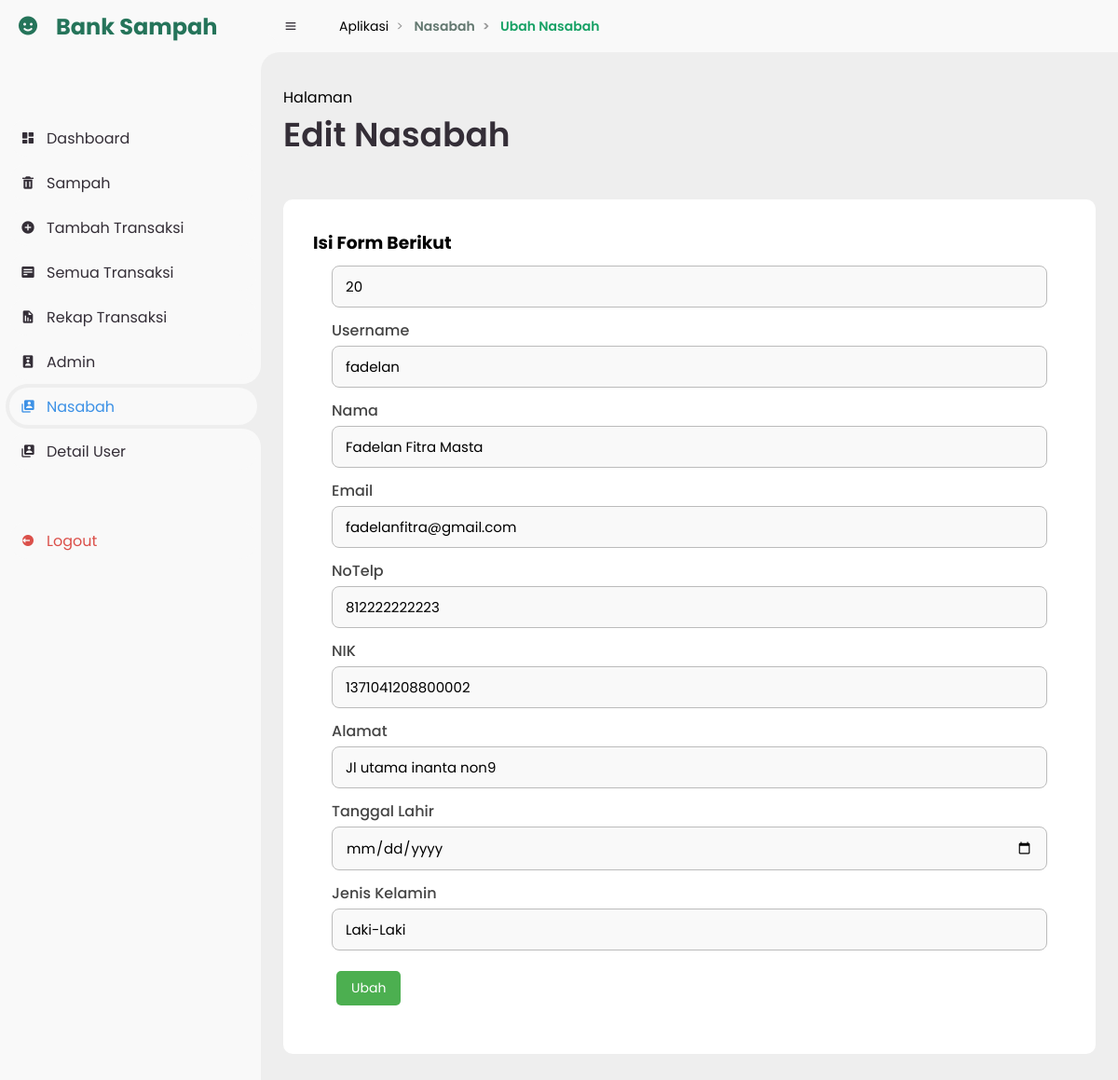
/index.php?page=ubah_nasabah&id=20 (signed in), run on the app's committed database.
### tables this page shows
CREATE TABLE `user` (
  `id` int(11) NOT NULL,
  `email` varchar(255) DEFAULT NULL,
  `username` varchar(255) NOT NULL,
  `password` varchar(255) NOT NULL,
  `nama` varchar(40) NOT NULL,
  `no_rek` varchar(10) NOT NULL,
  `notelp` varchar(200) DEFAULT NULL,
  `nik` varchar(200) DEFAULT NULL,
  `nip` varchar(20) DEFAULT NULL,
  `gol` varchar(10) DEFAULT NULL,
  `alamat` varchar(255) DEFAULT NULL,
  `tgl_lahir` date DEFAULT NULL,
  `kelamin` enum('Laki-Laki','Perempuan') NOT NULL,
  `bidang` varchar(100) DEFAULT NULL,
  `role` enum('admin','nasabah') NOT NULL,
  `created_at` datetime NOT NULL DEFAULT current_timestamp() ON UPDATE current_timestamp(),
  `frekuensi_menabung` int(11) DEFAULT 0,
  `terakhir_menabung` datetime DEFAULT NULL,
  `status` tinyint(1) DEFAULT 0,
  `verify_token` varchar(255) DEFAULT NULL,
  `verify_status` enum('pending','verified') DEFAULT 'pending'
);

### views/nasabah/ubah_nasabah.php (the view, shortened to what this page needs)
<?php
include_once __DIR__ . '/../layouts/sidebar.php';
function getUserById($id)
{
    global $koneksi;
    $id = (int)$id;
    $query = "SELECT * FROM user WHERE id = $id LIMIT 1";
    $result = mysqli_query($koneksi, $query) or die("Query gagal: " . mysqli_error($koneksi));
    return mysqli_fetch_assoc($result);
}
$id = (int)$_GET['id'];
$user = getUserById($id);
?>
<!DOCTYPE html>
<html lang="en">
<head>
    <link href='https://unpkg.com/boxicons@2.0.9/css/boxicons.min.css' rel='stylesheet'>
    <link rel="stylesheet" href="../../assets/css/style.css">
</head>
<body>
    <section id="content">
        <nav>
            <i class='bx bx-menu'></i>
            <?php include_once __DIR__ . '/../layouts/breadcrumb.php'; ?>
        </nav>
        <main>
            <div class="head-title">
                <div class="left">
                    <span>Halaman</span>
                    <h1>Edit Nasabah</h1>
                </div>
            </div>
            <div id="wrapper">
                <div class="main--content">
                    <div class="card--container">
                        <h3 class="main--title">Isi Form Berikut</h3>
                        <form method="POST" action="index.php?page=ubah_nasabah&id=<?= $user['id']; ?>">
                            <input type="text" placeholder="Masukkan ID Project" name="id"
                                value="<?= $user["id"] ?>"><br>
                            <label for="">Username</label>
                            <input type="text" placeholder="Masukkan Nomor JO" name="username"
                                value="<?= $user["username"] ?>"><br>
                            <label for="">Nama</label>
                            <input type="text" placeholder="Masukan Tgl JO" name="nama"
                                value="<?= $user["nama"] ?>"><br>
                            <label for="">Email</label>
                            <input type="text" placeholder="Masukkan Nama Project" name="email"
                                value="<?= $user["email"] ?>"><br>
                            <label for="">NoTelp</label>
                            <input type="text" placeholder="Masukkan Nama Project" name="notelp"
                                value="<?= $user["notelp"] ?>"><br>
                            <label for="">NIK</label>
                            <input type="text" placeholder="Masukkan Kode GBJ" name="nik"
                                value="<?= $user["nik"] ?>"><br>
                            <label for="">Alamat</label>
                            <input type="text" placeholder="Masukkan Harga" name="alamat"
                                value="<?= $user["alamat"] ?>"><br>
                            <label for="">Tanggal Lahir</label>
                            <input type="date" placeholder="Masukkan Nama Panel" name="tgl_lahir"
                                value="<?= $user["tgl_lahir"] ?>"><br>
                            <label for="">Jenis Kelamin</label>
                            <input type="text" placeholder="Masukkan Tipe Jenis" name="kelamin"
                                value="<?= $user["kelamin"] ?>"><br>
                            <button type="submit" name="submit" class="inputbtn">Ubah</button>
                    </div>
                </div>
            </div>
        </main>
    </section>
</body>
</html>

### assets/css/style.css (style rules this page uses)
* { margin: 0; padding: 0; box-sizing: border-box; }
:root { --poppins: 'Poppins', sans-serif; --lato: 'Lato', sans-serif; --light: #F9F9F9; --blue: #3C91E6; --light-blue: #CFE8FF; --grey: #eee; --dark-grey: #AAAAAA; --dark: #342E37; --red: #DB504A; --yellow: #FFCE26; --light-yellow: #FFF2C6; --orange: #FD7238; --light-orange: #FFE0D3; }
html { overflow-x: hidden; }
body { background: var(--grey); overflow-x: hidden; }
#content { position: relative; width: calc(100% - 280px); left: 280px; transition: .3s ease; }
#content nav { height: 56px; background: var(--light); padding: 0 24px; display: flex; align-items: center; grid-gap: 24px; font-family: var(--lato); position: sticky; top: 0; left: 0; z-index: 1000; }
#content nav::before { content: ''; position: absolute; width: 40px; height: 40px; bottom: -40px; left: 0; border-radius: 50%; box-shadow: -20px -20px 0 var(--light); }
#content nav .bx.bx-menu { cursor: pointer; color: var(--dark); }
#content main { width: 100%; padding: 36px 24px; font-family: var(--poppins); max-height: calc(100vh - 56px); overflow-y: auto; }
#content main .head-title { display: flex; align-items: center; justify-content: space-between; grid-gap: 16px; flex-wrap: wrap; }
#content main .head-title .left h1 { font-size: 36px; font-weight: 600; margin-bottom: 10px; color: var(--dark); }
.card--container { background: #fff; padding: 2rem; border-radius: 10px; margin-bottom: 1rem; }
.inputbtn { padding: 8px 16px; background-color: #4CAF50; border: none; color: white; margin: 10px 5px; border-radius: 5px; font-size: 14px; cursor: pointer; transition: background-color 0.3s ease; }

### views/layouts/sidebar.php (style rules this page uses)
* { font-family: 'Poppins', sans-serif; }

### views/nasabah/ubah_nasabah.php (style rules this page uses)
form { width: 100%; padding: 10px 20px; }
form label { display: block; font-weight: 500; margin-bottom: 4px; color: #444; }
form input[type="text"], form input[type="date"] { width: 100%; padding: 10px 14px; margin-bottom: 12px; border: 1px solid #bbb; border-radius: 8px; font-size: 15px; background-color: #f9f9f9; }

### data on the page
user: id "20", username "fadelan", nama "Fadelan Fitra Masta", email "fadelanfitra@gmail.com", notelp "812222222223", nik "1371041208800002", alamat "Jl utama inanta non9", kelamin "Laki-Laki"

### other printed values
$item['label'] "Aplikasi"
$item['label'] "Nasabah"
$item['label'] "Ubah Nasabah"
